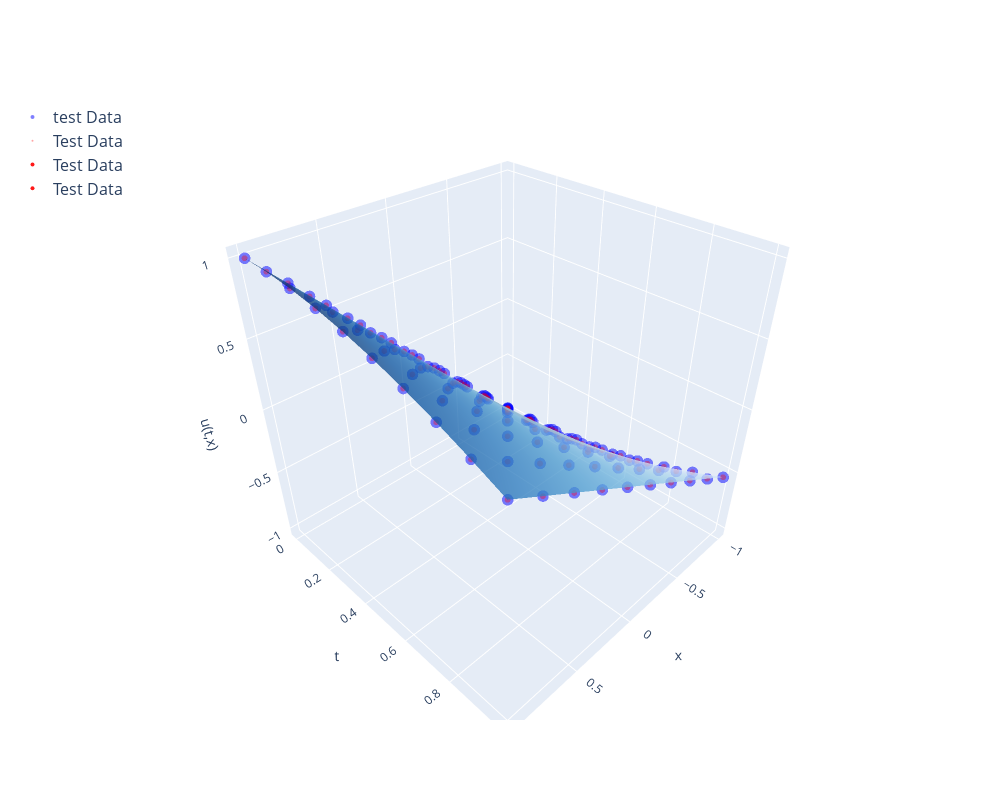

The notebook cell this image was saved under:
### Code cell
# Entrenar el modelo
pinn_inf_model.train(
    data=data,
    diff_equation=diff_equation,
    constant_values=diff_equation.constants,
    initial_conditions=initial_conditions,
    lr=lr,
    n_epochs=n_epochs,
    optimizer_name=optimizer,
    lambda_pin=lambda_pin,
    lambda_ic=lambda_ic,
    lambda_bc=lambda_bc,
)

for constant in pinn_inf_model.params:
    print(constant, getattr(pinn_inf_model, constant).item())


# Plot the results
if diff_equation.dy:
    pinn_inf_model.plot_2d(data)
elif diff_equation.dx and not diff_equation.dy:
    pinn_inf_model.plot_solution(data)
elif not diff_equation.dx:
    pinn_inf_model.plot(data)
